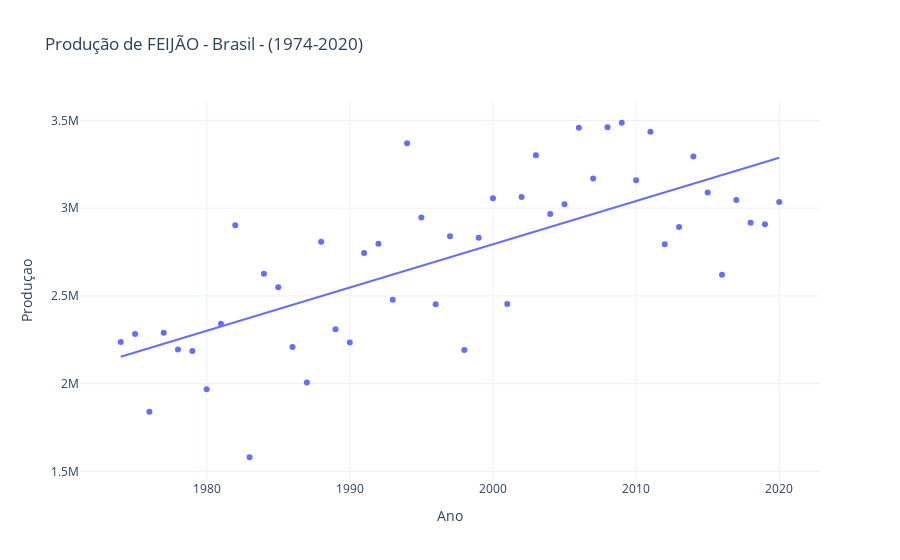

The notebook cell this image was saved under:
### Code cell
fig =px.scatter(df_feijao, x ='Ano', y='Produçao', trendline = 'ols', title = 'Produção de FEIJÃO - Brasil - (1974-2020)', labels= {'value': 'Produção (ton)'})
fig.update_layout(template = 'plotly_white')
